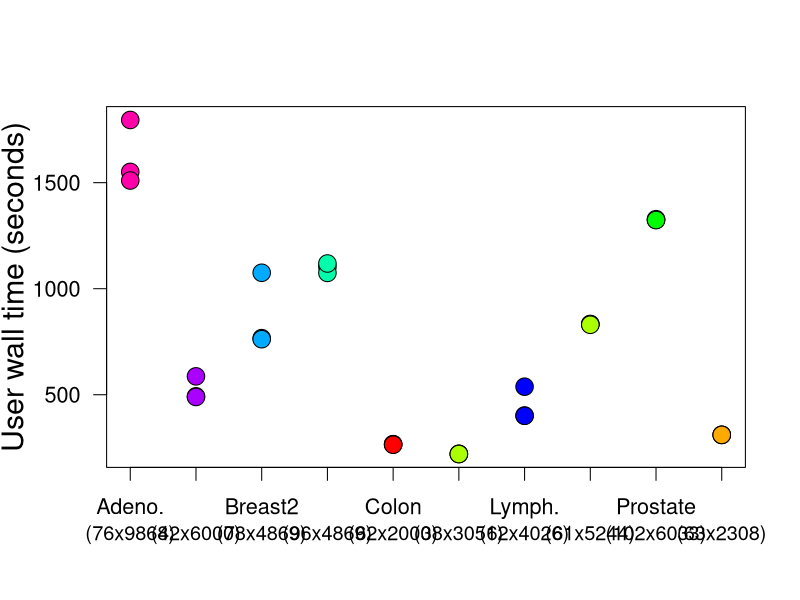

This figure's R source:
timings <- scan("web.bnchmk.txt")
## we forgot to run Leukemia first time, we enter the three values here
timings <- c(timings, 221.606, 220.339, 220.343)
data.sets <- c('Colon',
               'Srbct',
               'NCI',
               'Prostate',
               'Breast3',
               'Breast2',
               'Lymph.',
               'Brain',
               'Adeno.')
data.sets <- factor(c(rep(data.sets, 3), rep("Leuk.", 3)))

postscript("web_timings.eps", width = 11, height = 8, paper = "special")
pdf("web_timings.pdf", width = 11, height = 8, paper = "special")
par(las = 1)
par(cex = 1.3)
par(cex.lab = 1.4)
## stripchart(timings ~ data.sets, vertical = TRUE, pch = 21,
##            col = rainbow(9), xlab = "",
##            ylab = "User wall time (seconds)")

plot(timings ~ as.numeric(factor(data.sets)), pch = 21,
     bg = rainbow(9), xlab = "",
     ylab = "User wall time (seconds)", axes = FALSE,
     cex = 1.8)
axis(2)
box()
axis(1, at = 1:10, labels = levels(data.sets))

mtext("(76x9868)", side = 1, at = 1, line = 2, cex = 1.2)
mtext("(42x6000)", side = 1, at = 2, line = 2, cex = 1.2)
mtext("(78x4869)", side = 1, at = 3, line = 2, cex = 1.2)
mtext("(96x4869)", side = 1, at = 4, line = 2, cex = 1.2)
mtext("(62x2000)", side = 1, at = 5, line = 2, cex = 1.2)
mtext("(38x3051)", side = 1, at = 6, line = 2, cex = 1.2)
mtext("(62x4026)", side = 1, at = 7, line = 2, cex = 1.2)
mtext("(61x5244)", side = 1, at = 8, line = 2, cex = 1.2)
mtext("(102x6033)", side = 1, at = 9, line = 2, cex = 1.2)
mtext("(63x2308)", side = 1, at = 10, line = 2, cex = 1.2)
dev.off()

